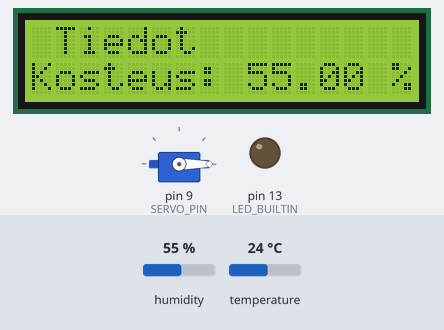
The sketch below on a simulated Arduino Uno, built with avr-gcc and run on an emulated ATmega328P. Parts: servo, 16×2 character LCD, output pins drawn as LEDs (lit = HIGH). Inputs (shaded band) come from the test bench; at power-on: humidity 55 %, temperature 24 °C. What the sketch prints to the serial monitor is not drawn.

Above: at 1.2 s.
1.3 s: humidity set to 69 %
At 2.6 s:
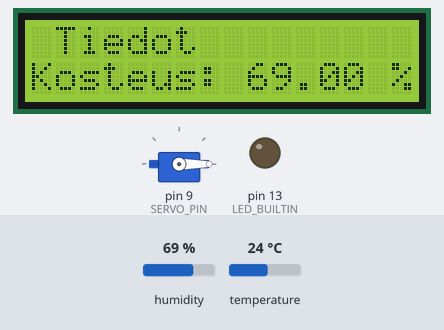
5.5 s: humidity set to 72 %
At 6.0 s:
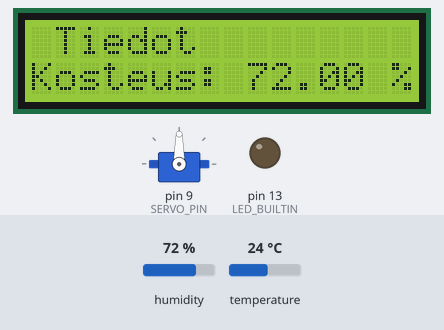
8.1 s: humidity set to 19 %
At 10.9 s:
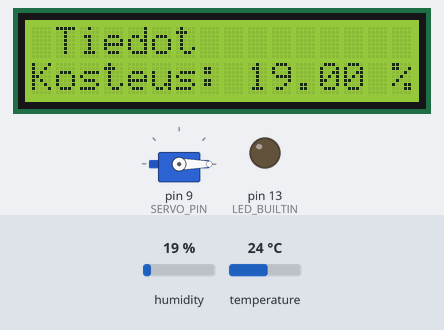
Timing chart, 0 to 12.4 s (numbered marks = the images above; inputs shaded):
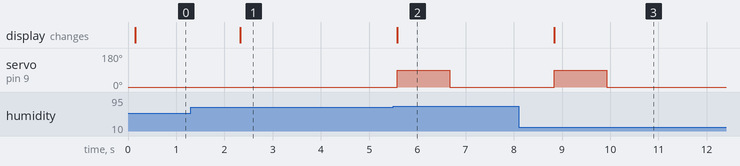

Measured:
- the behaviour switches between 70 and 71 % on humidity (found by bisection; images 1 and 2)
- after the input at 1.3 s, the display: changes after 1.0 s (image 1)
- after the input at 5.5 s, servo on pin 9 (SERVO_PIN): 0° → 90° after 0.08 s, → 0° 1.1 s later; the display: changes after 0.08 s (image 2)
- after the input at 8.1 s, servo on pin 9 (SERVO_PIN): 0° → 90° after 0.74 s, → 0° 1.1 s later; the display: changes after 0.74 s (image 3)

The sketch:

arduino_project.ino
```cpp
#include <Wire.h>
#include <LiquidCrystal_I2C.h>
#include <Servo.h>
#include "Adafruit_Sensor.h"
#include "Adafruit_AM2320.h"


// PINNIT & MUUT CONSTANTIT
const int SERVO_PIN = 9;
const char LCD_ADDRESS = 0x27;


// ASETUKSIA
const float ERROR = -999999;


// LCD-NÄYTÖN TEKSTIT
char TITLE_TEXT[] = " Tiedot ";
char TEMP_TEXT[] = "Lampotila: ";
char HUM_TEXT[] = "Kosteus: ";


// LAITTEET
Adafruit_AM2320 am2320 = Adafruit_AM2320(); // lämpötila-/kosteusanturi
Servo myservo; // servo
LiquidCrystal_I2C lcd(LCD_ADDRESS, 20, 4); // lcd


// Raja-arvot
float upperThreshold = 70.0;  // Ylärajan oletus
float lowerThreshold = 20.0;  // Alarajan oletus


// Ilmankostuttimen tila
bool humidifierOn = false;


unsigned long previousMillis = 0;
const long interval = 10000;  // 10 sekunnin välein


void setup() {
  Serial.begin(9600);
  pinMode(LED_BUILTIN, OUTPUT);
  pinMode(SERVO_PIN, OUTPUT);


  // Alusta lämpötila-/kosteusanturi
  if (!am2320.begin()) {
    Serial.println("AM2320 sensoria ei löydy");
    while (1) delay(10);
  }


  // Alusta servo
  myservo.attach(SERVO_PIN);
  myservo.write(0);  // Aseta servo aloitusasentoon (0 astetta)


  // Alusta lcd
  lcd.init();
  lcd.backlight();


  Serial.println("Ilmankosteuden hallintajärjestelmä");
}


void loop() {
  unsigned long currentMillis = millis();


  // Tulosta raja-arvot 10 sekunnin välein
  if (currentMillis - previousMillis >= interval) {
    previousMillis = currentMillis;
    Serial.print("Yläraja: ");
    Serial.println(upperThreshold);
    Serial.print("Alaraja: ");
    Serial.println(lowerThreshold);
  }


  // Lue anturien arvot
  float temperature = am2320.readTemperature();
  float humidity = am2320.readHumidity();


  // Tarkista, että anturin lukemat ovat kelvollisia
  if (!isnan(humidity)) {
    // Tulosta sarjaporttiin
    Serial.print("Kosteus: ");
    Serial.print(humidity);
    Serial.println(" %");
    Serial.print("Lämpötila: ");
    Serial.print(temperature);
    Serial.println(" *C");


    // Tyhjennä näyttö ja tulosta LCD:lle
    lcd.clear();
    lcd.setCursor(0, 0);
    lcd.print(TITLE_TEXT);


    lcd.setCursor(0, 1);
    lcd.print(TEMP_TEXT);
    lcd.print(temperature);
    lcd.print(" C");


    lcd.setCursor(0, 2);
    lcd.print(HUM_TEXT);
    lcd.print(humidity);
    lcd.print(" %");


    // Ohjaa servoa kosteuden perusteella
    if (humidity > upperThreshold && !humidifierOn) {
      myservo.write(90);  // Käännä servo 90 astetta (yläraja ylittynyt)
      Serial.println("Yläraja ylittynyt, ilmankostutin pois päältä");
      humidifierOn = true;  // Merkitään, että kostutin on päällä
    } else if (humidity < lowerThreshold && humidifierOn) {
      myservo.write(90);  // Käännä servo 180 astetta (alaraja alittunut)
      Serial.println("Alaraja ylittynyt, ilmankostutin päälle");
      humidifierOn = false;  // Merkitään, että kostutin on pois päältä
    } else {
      myservo.write(0);  // Palauta servo 0 asteeseen
    }
  } else {
    Serial.println("Virhe luettaessa kosteusarvoa");
  }


  // Lue ja aseta raja-arvot sarjaportin kautta
  if (Serial.available() > 0) {
    String input = Serial.readStringUntil('\n');
    if (input.startsWith("ASETA YLÄRAJA ")) {
      String newValueStr = input.substring(14);
      float newValue = newValueStr.toFloat();
      upperThreshold = newValue;
      Serial.print("ASETA YLÄRAJA ");
      Serial.println(newValueStr);
      Serial.print("Yläraja asetettu: ");
      Serial.println(upperThreshold);
    } else if (input.startsWith("ASETA ALARAJA ")) {
      String newValueStr = input.substring(15);
      float newValue = newValueStr.toFloat();
      lowerThreshold = newValue;
      Serial.print("ASETA ALARAJA ");
      Serial.println(newValueStr);
      Serial.print("Alaraja asetettu: ");
      Serial.println(lowerThreshold);
    }
  }


  delay(1000);  // Pieni viive loopin nopean toistumisen estämiseksi
}
```
